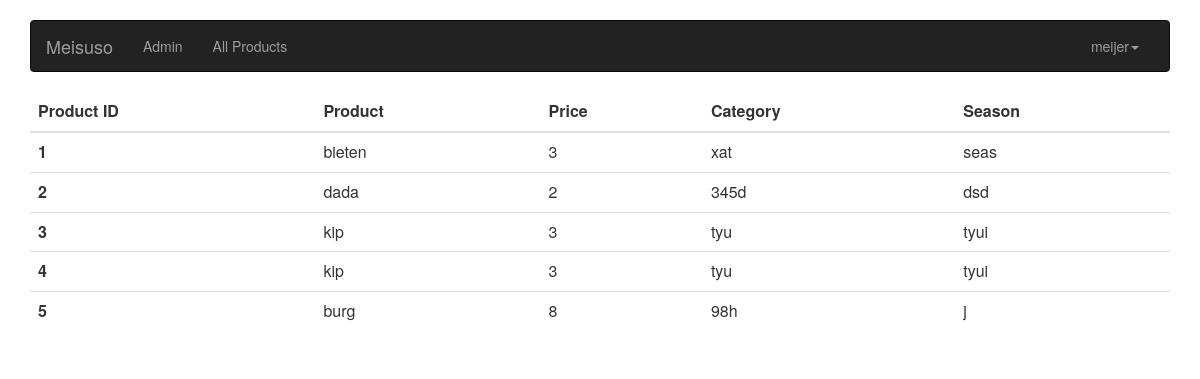
The app's page /all-product/ (signed in) with its own data.
### accounts/models.py (models this page shows, shortened)
class Product(models.Model):
    author = models.ForeignKey(User, on_delete=models.CASCADE, null=True, editable=False)
    product_name = models.CharField(max_length=100, default = '')
    price = models.IntegerField(default = 0)
    CAT = (
        ('F', 'Fruit'),
        ('V', 'Vegetable'),
    )
    category = models.CharField(max_length=1, choices=CAT, default = '')
    season = models.CharField(max_length=100, default = '')
    description = models.CharField(max_length=100, default = '')
    unit = models.CharField(max_length=100, default = '')

### accounts/views.py (the view)
# urls.py: path('all-product/', views.all_product, name='all-product'),
@login_required
def all_product(request):
    products = Product.objects.all()
    template = 'accounts/all_product.html'
    return render(request, template, {'products':products,'user': request.user})

### accounts/templates/accounts/all_product.html (shortened to what this page needs)
{% extends 'base.html' %}
{%block body%}
<table class="table">
  <thead>
    <tr>
      <th scope="col">Product ID</th>
        <th scope="col">Product</th>
      <th scope="col">Price</th>
      <th scope="col">Category</th>
      <th scope="col">Season</th>
    </tr>
  </thead>
  <tbody>
    {% for Product in products %}
    <tr>
      <th scope="row">{{ Product.id }}</th>
      <td>{{ Product.product_name }}</td>
      <td>{{ Product.price }}</td>
      <td>{{ Product.category }}</td>
      <td>{{ Product.season }}</td>
    </tr>{% endfor %}
  </tbody>
</table>
{%endblock%}

### accounts/templates/base.html (shortened to what this page needs)
<html>
  <head>
    <link rel="stylesheet"
    href="https://maxcdn.bootstrapcdn.com/bootstrap/3.3.7/css/bootstrap.min.css"
>
  </head>
<body>
  <br>
  <div class="container">
    <nav class="navbar navbar-inverse">
          <div class="container-fluid">
            <div class="navbar-header">
              <a class="navbar-brand" href="/">Meisuso</a>
            </div>
            <div id="navbar" class="navbar-collapse collapse">
              {% if request.user.is_superuser %}
              <ul class = "nav navbar-nav">
<li><a href="{% url 'view_profile' %}">Admin</a></li>
</ul>
{%endif%}
  {% if user.is_authenticated %}<ul class = "nav navbar-nav">
    <li><a href="{% url 'all-product' %}">All Products</a></li>
  </ul>
              <ul class="nav navbar-nav navbar-right">
                <li class="dropdown">
                  <a href="#" class="dropdown-toggle" data-toggle="dropdown" role="button" aria-haspopup="true" aria-expanded="false">{{user.username}}<span class="caret"></span></a>
                </li>
              </ul>
                {% else %}
<ul class="nav navbar-nav navbar-right">
                <li><a href="{% url 'register' %}">Register</a></li>
                <li><a href="{% url 'login' %}">Log In</a></li>
  </ul>
{% endif %}
            </div>
          </div>
        </nav>
    {% block body %}
    {% endblock%}
    </div>
  </body>
</html>

### records on screen
Product: id "1", product_name "bieten", price "3", category "xat", season "seas"
Product: id "2", product_name "dada", price "2", category "345d", season "dsd"
Product: id "3", product_name "kip", price "3", category "tyu", season "tyui"
Product: id "4", product_name "kip", price "3", category "tyu", season "tyui"
Product: id "5", product_name "burg", price "8", category "98h", season "j"

### other values on screen
{{ user.username }} "meijer"
